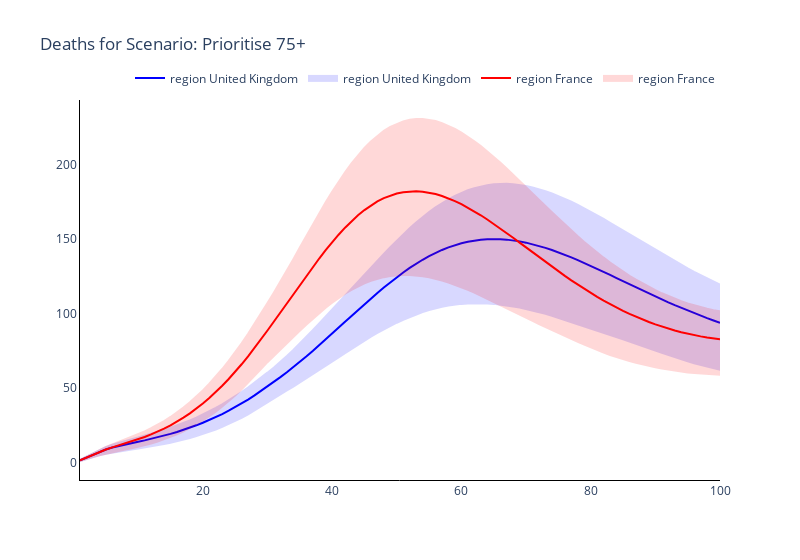
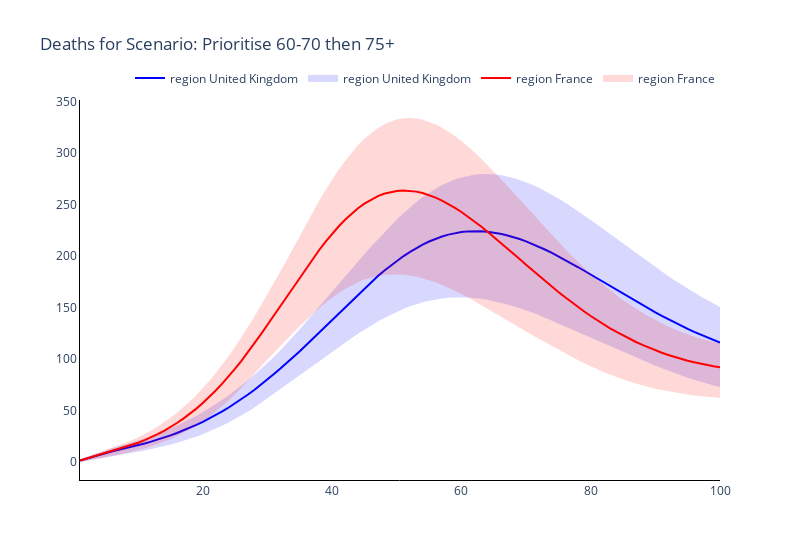
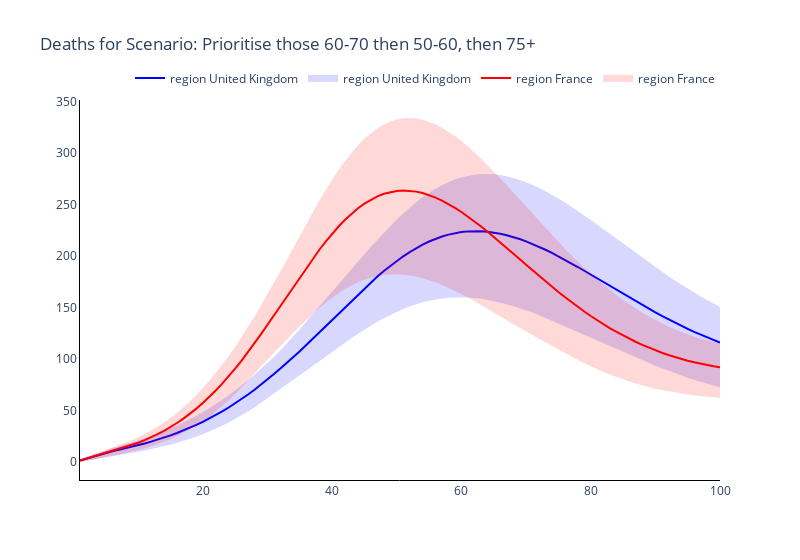
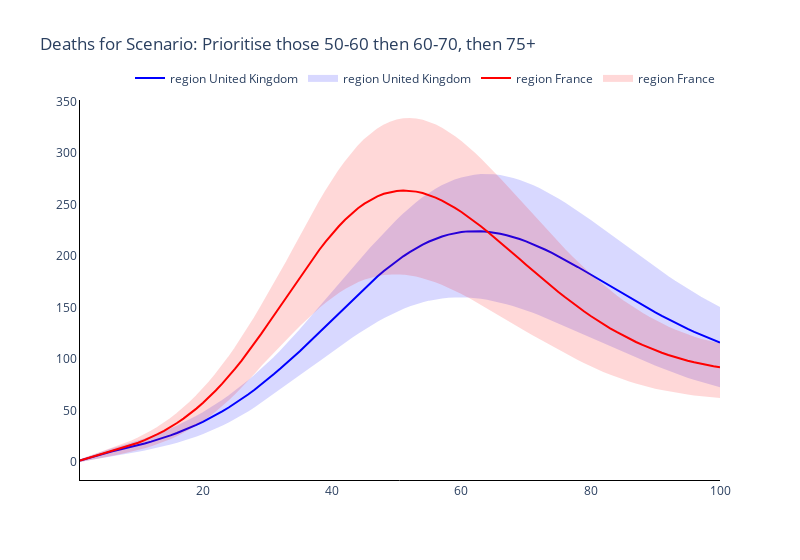

Notebook source saved alongside these figures, in order:
### Markdown cell above
### Plot the time series of numbers of deaths of the two regions

### Code cell
# Trace names - represent the solver used for the simulation
trace_name = ['region {}'.format(r) for r in regions]

# Plot for each boosting scenario
for s, scenario in enumerate(scenario_names):
    fig = go.Figure()
    # Plot (line plot for each solver method for each age)
    for r, reg in enumerate(regions):
        fig.add_trace(
            go.Scatter(
                y=total_new_deaths_mean[r][s, :],
                x=parameters.simulation_parameters.times,
                mode='lines',
                name=trace_name[r],
                line_color=colours[r],
            )
        )

        fig.add_trace(
            go.Scatter(
                y=total_new_deaths_upper[r][s, :].tolist() + total_new_deaths_lower[r][s, :].tolist()[::-1],
                x=parameters.simulation_parameters.times + parameters.simulation_parameters.times[::-1],
                mode='lines',
                name=trace_name[r],
                fill='toself',
                fillcolor=colours[r],
                line_color=colours[r],
                opacity=0.15,
            )
        )

    # Add axis labels
    fig.update_layout(
        boxmode='group',
        title='Deaths for Scenario: {}'.format(scenario),
        width=800,
        plot_bgcolor='white',
        xaxis=dict(linecolor='black'),
        yaxis=dict(linecolor='black'),
        legend=dict(
            orientation="h",
            yanchor="bottom",
            y=1.02,
            xanchor="right",
            x=1
        ))

    fig.write_image('images/Deaths Scenario {}.pdf'.format(s+1))
    fig.show()

### Figure 1 — Plotly figure (JSON) as saved in the notebook; plotly's stock layout.template omitted (floating-point values rounded to 4 significant figures; data arrays with more than 128 entries replaced by an {"elided": "..."} marker saying what was removed)
{"data": [{"line": {"color": "blue"}, "mode": "lines", "name": "region United Kingdom", "type": "scatter", "x": [1, 2, 3, 4, 5, 6, 7, 8, 9, 10, 11, 12, 13, 14, 15, 16, 17, 18, 19, 20, 21, 22, 23, 24, 25, 26, 27, 28, 29, 30, 31, 32, 33, 34, 35, 36, 37, 38, 39, 40, 41, 42, 43, 44, 45, 46, 47, 48, 49, 50, 51, 52, 53, 54, 55, 56, 57, 58, 59, 60, 61, 62, 63, 64, 65, 66, 67, 68, 69, 70, 71, 72, 73, 74, 75, 76, 77, 78, 79, 80, 81, 82, 83, 84, 85, 86, 87, 88, 89, 90, 91, 92, 93, 94, 95, 96, 97, 98, 99, 100], "y": [1.521, 3.417, 5.368, 7.176, 8.733, 10.03, 11.13, 12.1, 13.02, 13.94, 14.88, 15.88, 16.93, 18.05, 19.25, 20.54, 21.92, 23.4, 25.0, 26.7, 28.53, 30.49, 32.57, 34.8, 37.16, 39.66, 42.3, 45.09, 48.03, 51.11, 54.21, 57.39, 60.67, 64.06, 67.56, 71.17, 74.9, 78.71, 82.6, 86.54, 90.52, 94.51, 98.49, 102.5, 106.4, 110.2, 114.0, 117.6, 121.1, 124.5, 127.7, 130.7, 133.6, 136.2, 138.7, 140.9, 142.8, 144.6, 146.1, 147.3, 148.3, 149.1, 149.7, 150.0, 150.2, 150.1, 149.8, 149.3, 148.6, 147.7, 146.7, 145.5, 144.2, 142.8, 141.2, 139.6, 137.8, 136.0, 134.1, 132.1, 130.1, 128.1, 126.0, 123.9, 121.8, 119.8, 117.7, 115.6, 113.6, 111.5, 109.6, 107.6, 105.7, 103.9, 102.1, 100.3, 98.65, 97.02, 95.45, 93.95]}, {"fill": "toself", "fillcolor": "blue", "line": {"color": "blue"}, "mode": "lines", "name": "region United Kingdom", "opacity": 0.15, "type": "scatter", "x": {"elided": "200 int values"}, "y": {"elided": "200 float values"}}, {"line": {"color": "red"}, "mode": "lines", "name": "region France", "type": "scatter", "x": [1, 2, 3, 4, 5, 6, 7, 8, 9, 10, 11, 12, 13, 14, 15, 16, 17, 18, 19, 20, 21, 22, 23, 24, 25, 26, 27, 28, 29, 30, 31, 32, 33, 34, 35, 36, 37, 38, 39, 40, 41, 42, 43, 44, 45, 46, 47, 48, 49, 50, 51, 52, 53, 54, 55, 56, 57, 58, 59, 60, 61, 62, 63, 64, 65, 66, 67, 68, 69, 70, 71, 72, 73, 74, 75, 76, 77, 78, 79, 80, 81, 82, 83, 84, 85, 86, 87, 88, 89, 90, 91, 92, 93, 94, 95, 96, 97, 98, 99, 100], "y": [1.498, 3.367, 5.298, 7.116, 8.742, 10.19, 11.53, 12.84, 14.19, 15.62, 17.18, 18.88, 20.74, 22.78, 25.01, 27.45, 30.13, 33.04, 36.21, 39.64, 43.35, 47.33, 51.59, 56.13, 60.94, 66.02, 71.36, 76.94, 82.73, 88.71, 94.73, 100.8, 106.9, 113.1, 119.2, 125.3, 131.3, 137.1, 142.7, 148.0, 153.1, 157.8, 162.1, 166.1, 169.6, 172.7, 175.4, 177.6, 179.4, 180.7, 181.7, 182.2, 182.3, 182.0, 181.3, 180.4, 179.1, 177.5, 175.7, 173.6, 171.3, 168.8, 166.1, 163.3, 160.4, 157.3, 154.2, 151.0, 147.8, 144.5, 141.3, 138.0, 134.8, 131.6, 128.5, 125.4, 122.4, 119.5, 116.7, 113.9, 111.3, 108.8, 106.4, 104.1, 102.0, 99.9, 97.96, 96.14, 94.43, 92.84, 91.36, 89.99, 88.73, 87.58, 86.53, 85.59, 84.75, 84.01, 83.36, 82.81]}, {"fill": "toself", "fillcolor": "red", "line": {"color": "red"}, "mode": "lines", "name": "region France", "opacity": 0.15, "type": "scatter", "x": {"elided": "200 int values"}, "y": {"elided": "200 float values"}}], "layout": {"boxmode": "group", "legend": {"orientation": "h", "x": 1, "xanchor": "right", "y": 1.02, "yanchor": "bottom"}, "plot_bgcolor": "white", "title": {"text": "Deaths for Scenario: Prioritise 75+"}, "width": 800, "xaxis": {"linecolor": "black"}, "yaxis": {"linecolor": "black"}}}

### Figure 2 — Plotly figure (JSON) as saved in the notebook; plotly's stock layout.template omitted (floating-point values rounded to 4 significant figures; data arrays with more than 128 entries replaced by an {"elided": "..."} marker saying what was removed)
{"data": [{"line": {"color": "blue"}, "mode": "lines", "name": "region United Kingdom", "type": "scatter", "x": [1, 2, 3, 4, 5, 6, 7, 8, 9, 10, 11, 12, 13, 14, 15, 16, 17, 18, 19, 20, 21, 22, 23, 24, 25, 26, 27, 28, 29, 30, 31, 32, 33, 34, 35, 36, 37, 38, 39, 40, 41, 42, 43, 44, 45, 46, 47, 48, 49, 50, 51, 52, 53, 54, 55, 56, 57, 58, 59, 60, 61, 62, 63, 64, 65, 66, 67, 68, 69, 70, 71, 72, 73, 74, 75, 76, 77, 78, 79, 80, 81, 82, 83, 84, 85, 86, 87, 88, 89, 90, 91, 92, 93, 94, 95, 96, 97, 98, 99, 100], "y": [1.521, 3.417, 5.38, 7.238, 8.919, 10.44, 11.88, 13.31, 14.79, 16.36, 18.04, 19.82, 21.73, 23.76, 25.92, 28.23, 30.69, 33.31, 36.11, 39.09, 42.26, 45.63, 49.2, 52.98, 56.98, 61.2, 65.64, 70.3, 75.18, 80.28, 85.47, 90.8, 96.29, 101.9, 107.7, 113.7, 119.7, 125.9, 132.1, 138.3, 144.6, 150.8, 156.9, 163.0, 168.9, 174.7, 180.2, 185.5, 190.6, 195.4, 199.8, 204.0, 207.8, 211.2, 214.2, 216.8, 219.1, 220.9, 222.4, 223.4, 224.1, 224.3, 224.2, 223.8, 223.0, 221.8, 220.4, 218.6, 216.6, 214.3, 211.8, 209.1, 206.2, 203.1, 199.9, 196.5, 193.0, 189.5, 185.8, 182.1, 178.4, 174.6, 170.9, 167.1, 163.4, 159.7, 156.0, 152.4, 148.9, 145.4, 142.0, 138.7, 135.5, 132.4, 129.4, 126.5, 123.7, 121.0, 118.4, 115.9]}, {"fill": "toself", "fillcolor": "blue", "line": {"color": "blue"}, "mode": "lines", "name": "region United Kingdom", "opacity": 0.15, "type": "scatter", "x": {"elided": "200 int values"}, "y": {"elided": "200 float values"}}, {"line": {"color": "red"}, "mode": "lines", "name": "region France", "type": "scatter", "x": [1, 2, 3, 4, 5, 6, 7, 8, 9, 10, 11, 12, 13, 14, 15, 16, 17, 18, 19, 20, 21, 22, 23, 24, 25, 26, 27, 28, 29, 30, 31, 32, 33, 34, 35, 36, 37, 38, 39, 40, 41, 42, 43, 44, 45, 46, 47, 48, 49, 50, 51, 52, 53, 54, 55, 56, 57, 58, 59, 60, 61, 62, 63, 64, 65, 66, 67, 68, 69, 70, 71, 72, 73, 74, 75, 76, 77, 78, 79, 80, 81, 82, 83, 84, 85, 86, 87, 88, 89, 90, 91, 92, 93, 94, 95, 96, 97, 98, 99, 100], "y": [1.498, 3.368, 5.314, 7.195, 8.977, 10.71, 12.48, 14.37, 16.44, 18.73, 21.24, 24.01, 27.04, 30.36, 33.97, 37.92, 42.21, 46.87, 51.91, 57.35, 63.19, 69.45, 76.12, 83.21, 90.7, 98.57, 106.8, 115.4, 124.3, 133.4, 142.6, 151.9, 161.2, 170.5, 179.7, 188.7, 197.5, 206.0, 214.1, 221.7, 228.8, 235.4, 241.3, 246.5, 251.1, 254.9, 258.1, 260.6, 262.3, 263.4, 263.8, 263.5, 262.7, 261.3, 259.3, 256.9, 254.0, 250.6, 246.9, 242.9, 238.5, 233.9, 229.0, 224.0, 218.8, 213.5, 208.1, 202.7, 197.2, 191.7, 186.3, 180.9, 175.6, 170.4, 165.2, 160.3, 155.4, 150.8, 146.2, 141.9, 137.7, 133.8, 130.0, 126.3, 122.9, 119.7, 116.6, 113.8, 111.1, 108.5, 106.2, 104.0, 102.0, 100.2, 98.45, 96.9, 95.49, 94.22, 93.08, 92.07]}, {"fill": "toself", "fillcolor": "red", "line": {"color": "red"}, "mode": "lines", "name": "region France", "opacity": 0.15, "type": "scatter", "x": {"elided": "200 int values"}, "y": {"elided": "200 float values"}}], "layout": {"boxmode": "group", "legend": {"orientation": "h", "x": 1, "xanchor": "right", "y": 1.02, "yanchor": "bottom"}, "plot_bgcolor": "white", "title": {"text": "Deaths for Scenario: Prioritise 60-70 then 75+"}, "width": 800, "xaxis": {"linecolor": "black"}, "yaxis": {"linecolor": "black"}}}

### Figure 3 — Plotly figure (JSON) as saved in the notebook; plotly's stock layout.template omitted (floating-point values rounded to 4 significant figures; data arrays with more than 128 entries replaced by an {"elided": "..."} marker saying what was removed)
{"data": [{"line": {"color": "blue"}, "mode": "lines", "name": "region United Kingdom", "type": "scatter", "x": [1, 2, 3, 4, 5, 6, 7, 8, 9, 10, 11, 12, 13, 14, 15, 16, 17, 18, 19, 20, 21, 22, 23, 24, 25, 26, 27, 28, 29, 30, 31, 32, 33, 34, 35, 36, 37, 38, 39, 40, 41, 42, 43, 44, 45, 46, 47, 48, 49, 50, 51, 52, 53, 54, 55, 56, 57, 58, 59, 60, 61, 62, 63, 64, 65, 66, 67, 68, 69, 70, 71, 72, 73, 74, 75, 76, 77, 78, 79, 80, 81, 82, 83, 84, 85, 86, 87, 88, 89, 90, 91, 92, 93, 94, 95, 96, 97, 98, 99, 100], "y": [1.521, 3.417, 5.38, 7.238, 8.919, 10.44, 11.88, 13.31, 14.79, 16.36, 18.04, 19.82, 21.73, 23.76, 25.92, 28.23, 30.69, 33.31, 36.11, 39.09, 42.26, 45.63, 49.2, 52.98, 56.98, 61.2, 65.64, 70.3, 75.18, 80.28, 85.47, 90.8, 96.29, 101.9, 107.7, 113.7, 119.7, 125.9, 132.1, 138.3, 144.6, 150.8, 156.9, 163.0, 168.9, 174.7, 180.2, 185.5, 190.6, 195.4, 199.8, 204.0, 207.8, 211.2, 214.2, 216.8, 219.1, 220.9, 222.4, 223.4, 224.1, 224.3, 224.2, 223.8, 223.0, 221.8, 220.4, 218.6, 216.6, 214.3, 211.8, 209.1, 206.2, 203.1, 199.9, 196.5, 193.0, 189.5, 185.8, 182.1, 178.4, 174.6, 170.9, 167.1, 163.4, 159.7, 156.0, 152.4, 148.9, 145.4, 142.0, 138.7, 135.5, 132.4, 129.4, 126.5, 123.7, 121.0, 118.4, 115.9]}, {"fill": "toself", "fillcolor": "blue", "line": {"color": "blue"}, "mode": "lines", "name": "region United Kingdom", "opacity": 0.15, "type": "scatter", "x": {"elided": "200 int values"}, "y": {"elided": "200 float values"}}, {"line": {"color": "red"}, "mode": "lines", "name": "region France", "type": "scatter", "x": [1, 2, 3, 4, 5, 6, 7, 8, 9, 10, 11, 12, 13, 14, 15, 16, 17, 18, 19, 20, 21, 22, 23, 24, 25, 26, 27, 28, 29, 30, 31, 32, 33, 34, 35, 36, 37, 38, 39, 40, 41, 42, 43, 44, 45, 46, 47, 48, 49, 50, 51, 52, 53, 54, 55, 56, 57, 58, 59, 60, 61, 62, 63, 64, 65, 66, 67, 68, 69, 70, 71, 72, 73, 74, 75, 76, 77, 78, 79, 80, 81, 82, 83, 84, 85, 86, 87, 88, 89, 90, 91, 92, 93, 94, 95, 96, 97, 98, 99, 100], "y": [1.498, 3.368, 5.314, 7.195, 8.977, 10.71, 12.48, 14.37, 16.44, 18.73, 21.24, 24.01, 27.04, 30.36, 33.97, 37.92, 42.21, 46.87, 51.91, 57.35, 63.19, 69.45, 76.12, 83.21, 90.7, 98.57, 106.8, 115.4, 124.3, 133.4, 142.6, 151.9, 161.2, 170.5, 179.7, 188.7, 197.5, 206.0, 214.1, 221.7, 228.8, 235.4, 241.3, 246.5, 251.1, 254.9, 258.1, 260.6, 262.3, 263.4, 263.8, 263.5, 262.7, 261.3, 259.3, 256.9, 254.0, 250.6, 246.9, 242.9, 238.5, 233.9, 229.0, 224.0, 218.8, 213.5, 208.1, 202.7, 197.2, 191.7, 186.3, 180.9, 175.6, 170.4, 165.2, 160.3, 155.4, 150.8, 146.2, 141.9, 137.7, 133.8, 130.0, 126.3, 122.9, 119.7, 116.6, 113.8, 111.1, 108.5, 106.2, 104.0, 102.0, 100.2, 98.45, 96.9, 95.49, 94.22, 93.08, 92.07]}, {"fill": "toself", "fillcolor": "red", "line": {"color": "red"}, "mode": "lines", "name": "region France", "opacity": 0.15, "type": "scatter", "x": {"elided": "200 int values"}, "y": {"elided": "200 float values"}}], "layout": {"boxmode": "group", "legend": {"orientation": "h", "x": 1, "xanchor": "right", "y": 1.02, "yanchor": "bottom"}, "plot_bgcolor": "white", "title": {"text": "Deaths for Scenario: Prioritise those 60-70 then 50-60, then 75+"}, "width": 800, "xaxis": {"linecolor": "black"}, "yaxis": {"linecolor": "black"}}}

### Figure 4 — Plotly figure (JSON) as saved in the notebook; plotly's stock layout.template omitted (floating-point values rounded to 4 significant figures; data arrays with more than 128 entries replaced by an {"elided": "..."} marker saying what was removed)
{"data": [{"line": {"color": "blue"}, "mode": "lines", "name": "region United Kingdom", "type": "scatter", "x": [1, 2, 3, 4, 5, 6, 7, 8, 9, 10, 11, 12, 13, 14, 15, 16, 17, 18, 19, 20, 21, 22, 23, 24, 25, 26, 27, 28, 29, 30, 31, 32, 33, 34, 35, 36, 37, 38, 39, 40, 41, 42, 43, 44, 45, 46, 47, 48, 49, 50, 51, 52, 53, 54, 55, 56, 57, 58, 59, 60, 61, 62, 63, 64, 65, 66, 67, 68, 69, 70, 71, 72, 73, 74, 75, 76, 77, 78, 79, 80, 81, 82, 83, 84, 85, 86, 87, 88, 89, 90, 91, 92, 93, 94, 95, 96, 97, 98, 99, 100], "y": [1.521, 3.417, 5.38, 7.238, 8.919, 10.44, 11.88, 13.31, 14.79, 16.36, 18.04, 19.82, 21.73, 23.76, 25.92, 28.23, 30.69, 33.31, 36.11, 39.09, 42.26, 45.63, 49.2, 52.98, 56.98, 61.2, 65.64, 70.3, 75.18, 80.28, 85.47, 90.8, 96.29, 101.9, 107.7, 113.7, 119.7, 125.9, 132.1, 138.3, 144.6, 150.8, 156.9, 163.0, 168.9, 174.7, 180.2, 185.5, 190.6, 195.4, 199.8, 204.0, 207.8, 211.2, 214.2, 216.8, 219.1, 220.9, 222.4, 223.4, 224.1, 224.3, 224.2, 223.8, 223.0, 221.8, 220.4, 218.6, 216.6, 214.3, 211.8, 209.1, 206.2, 203.1, 199.9, 196.5, 193.0, 189.5, 185.8, 182.1, 178.4, 174.6, 170.9, 167.1, 163.4, 159.7, 156.0, 152.4, 148.9, 145.4, 142.0, 138.7, 135.5, 132.4, 129.4, 126.5, 123.7, 121.0, 118.4, 115.9]}, {"fill": "toself", "fillcolor": "blue", "line": {"color": "blue"}, "mode": "lines", "name": "region United Kingdom", "opacity": 0.15, "type": "scatter", "x": {"elided": "200 int values"}, "y": {"elided": "200 float values"}}, {"line": {"color": "red"}, "mode": "lines", "name": "region France", "type": "scatter", "x": [1, 2, 3, 4, 5, 6, 7, 8, 9, 10, 11, 12, 13, 14, 15, 16, 17, 18, 19, 20, 21, 22, 23, 24, 25, 26, 27, 28, 29, 30, 31, 32, 33, 34, 35, 36, 37, 38, 39, 40, 41, 42, 43, 44, 45, 46, 47, 48, 49, 50, 51, 52, 53, 54, 55, 56, 57, 58, 59, 60, 61, 62, 63, 64, 65, 66, 67, 68, 69, 70, 71, 72, 73, 74, 75, 76, 77, 78, 79, 80, 81, 82, 83, 84, 85, 86, 87, 88, 89, 90, 91, 92, 93, 94, 95, 96, 97, 98, 99, 100], "y": [1.498, 3.368, 5.314, 7.195, 8.977, 10.71, 12.48, 14.37, 16.44, 18.73, 21.24, 24.01, 27.04, 30.36, 33.97, 37.92, 42.21, 46.87, 51.91, 57.35, 63.19, 69.45, 76.12, 83.21, 90.7, 98.57, 106.8, 115.4, 124.3, 133.4, 142.6, 151.9, 161.2, 170.5, 179.7, 188.7, 197.5, 206.0, 214.1, 221.7, 228.8, 235.4, 241.3, 246.5, 251.1, 254.9, 258.1, 260.6, 262.3, 263.4, 263.8, 263.5, 262.7, 261.3, 259.3, 256.9, 254.0, 250.6, 246.9, 242.9, 238.5, 233.9, 229.0, 224.0, 218.8, 213.5, 208.1, 202.7, 197.2, 191.7, 186.3, 180.9, 175.6, 170.4, 165.2, 160.3, 155.4, 150.8, 146.2, 141.9, 137.7, 133.8, 130.0, 126.3, 122.9, 119.7, 116.6, 113.8, 111.1, 108.5, 106.2, 104.0, 102.0, 100.2, 98.45, 96.9, 95.49, 94.22, 93.08, 92.07]}, {"fill": "toself", "fillcolor": "red", "line": {"color": "red"}, "mode": "lines", "name": "region France", "opacity": 0.15, "type": "scatter", "x": {"elided": "200 int values"}, "y": {"elided": "200 float values"}}], "layout": {"boxmode": "group", "legend": {"orientation": "h", "x": 1, "xanchor": "right", "y": 1.02, "yanchor": "bottom"}, "plot_bgcolor": "white", "title": {"text": "Deaths for Scenario: Prioritise those 50-60 then 60-70, then 75+"}, "width": 800, "xaxis": {"linecolor": "black"}, "yaxis": {"linecolor": "black"}}}
